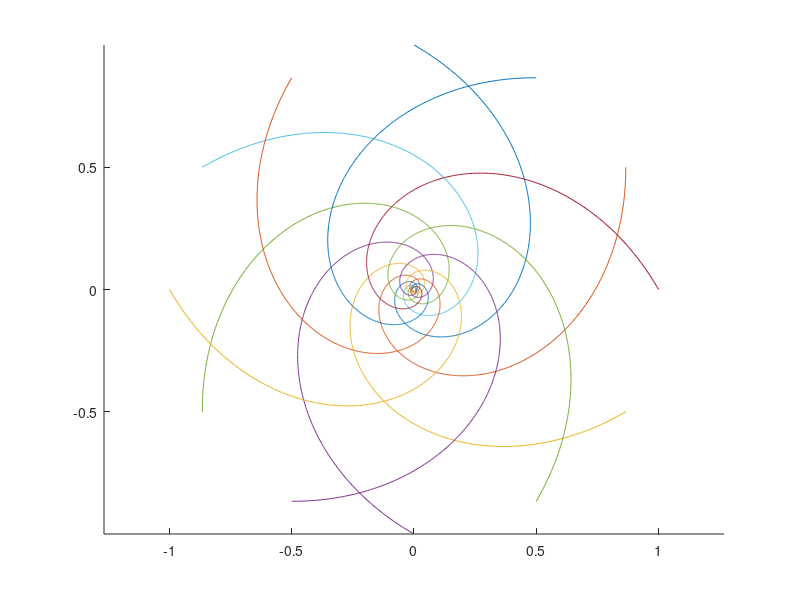

MATLAB code to generate this figure:
theta=0:60:330;
P=sind(theta)+1i*cosd(theta);
P=reshape(P,1,[]);
N=length(P);
d=0.01;

for k=1:1000;
    V=P(end,[(2:N) 1])-P(end,:);
    P(end+1,:)=P(end,:)+d*V;
end
hold on
for k=1:N
    plot(real(P(:,k)),imag(P(:,k)));
end

axis equal



%opposite

theta=0:60:330;
P=cosd(theta)+1i*sind(theta);
P=reshape(P,1,[]);
N=length(P);
d=0.01;

for k=1:1000;
    V=P(end,[(2:N) 1])-P(end,:);
    P(end+1,:)=P(end,:)+d*V;
end
hold on
for k=1:N
    plot(real(P(:,k)),imag(P(:,k)));
end
axis equal
